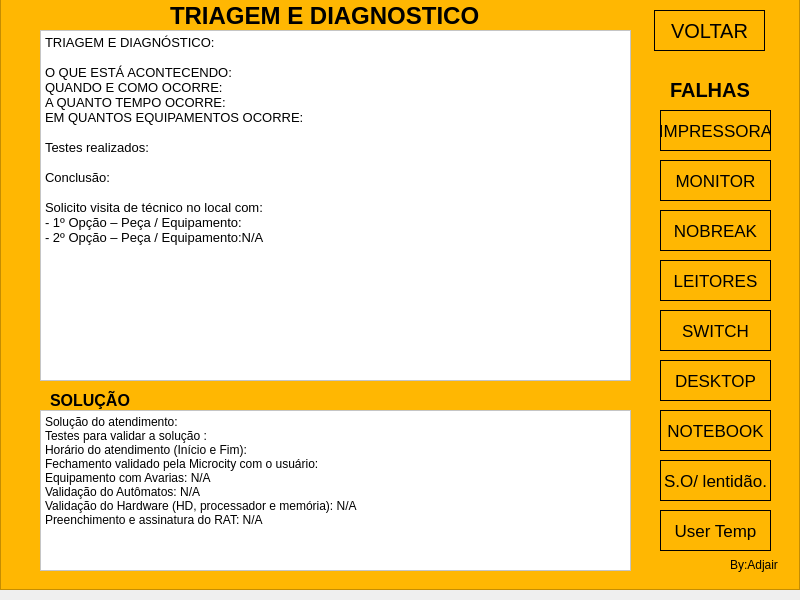
<?xml version="1.0" encoding="UTF-8"?>
<ui version="4.0">
 <class>telaRelatorioTriagem</class>
 <widget class="QMainWindow" name="telaRelatorioTriagem">
  <property name="geometry">
   <rect>
    <x>0</x>
    <y>0</y>
    <width>800</width>
    <height>600</height>
   </rect>
  </property>
  <property name="minimumSize">
   <size>
    <width>800</width>
    <height>600</height>
   </size>
  </property>
  <property name="maximumSize">
   <size>
    <width>800</width>
    <height>600</height>
   </size>
  </property>
  <property name="windowTitle">
   <string>MCTY_FACIL</string>
  </property>
  <widget class="QWidget" name="centralwidget">
   <widget class="QFrame" name="frame">
    <property name="geometry">
     <rect>
      <x>0</x>
      <y>-10</y>
      <width>800</width>
      <height>600</height>
     </rect>
    </property>
    <property name="minimumSize">
     <size>
      <width>800</width>
      <height>600</height>
     </size>
    </property>
    <property name="maximumSize">
     <size>
      <width>800</width>
      <height>280</height>
     </size>
    </property>
    <property name="styleSheet">
     <string notr="true">background-color:rgb(255, 183, 2)</string>
    </property>
    <property name="frameShape">
     <enum>QFrame::StyledPanel</enum>
    </property>
    <property name="frameShadow">
     <enum>QFrame::Raised</enum>
    </property>
    <widget class="QPushButton" name="btn_voltar">
     <property name="geometry">
      <rect>
       <x>654</x>
       <y>20</y>
       <width>111</width>
       <height>41</height>
      </rect>
     </property>
     <property name="font">
      <font>
       <pointsize>15</pointsize>
      </font>
     </property>
     <property name="styleSheet">
      <string notr="true">border:1px solid rgb(0,0,0)</string>
     </property>
     <property name="text">
      <string>VOLTAR</string>
     </property>
    </widget>
    <widget class="QPushButton" name="btn_usuariotemp">
     <property name="geometry">
      <rect>
       <x>660</x>
       <y>520</y>
       <width>111</width>
       <height>41</height>
      </rect>
     </property>
     <property name="font">
      <font>
       <pointsize>13</pointsize>
       <kerning>true</kerning>
      </font>
     </property>
     <property name="styleSheet">
      <string notr="true">border:1px solid rgb(0,0,0)</string>
     </property>
     <property name="text">
      <string>User Temp</string>
     </property>
    </widget>
    <widget class="QLabel" name="label">
     <property name="geometry">
      <rect>
       <x>170</x>
       <y>0</y>
       <width>371</width>
       <height>51</height>
      </rect>
     </property>
     <property name="font">
      <font>
       <pointsize>18</pointsize>
       <weight>75</weight>
       <bold>true</bold>
      </font>
     </property>
     <property name="styleSheet">
      <string notr="true">color:rgb(0,0,0)</string>
     </property>
     <property name="text">
      <string>TRIAGEM E DIAGNOSTICO</string>
     </property>
    </widget>
    <widget class="QLabel" name="label_2">
     <property name="geometry">
      <rect>
       <x>730</x>
       <y>565</y>
       <width>61</width>
       <height>20</height>
      </rect>
     </property>
     <property name="font">
      <font>
       <pointsize>9</pointsize>
      </font>
     </property>
     <property name="text">
      <string>By:Adjair</string>
     </property>
    </widget>
    <widget class="QTextEdit" name="textodiagnostico">
     <property name="geometry">
      <rect>
       <x>40</x>
       <y>40</y>
       <width>591</width>
       <height>351</height>
      </rect>
     </property>
     <property name="font">
      <font>
       <pointsize>10</pointsize>
      </font>
     </property>
     <property name="styleSheet">
      <string notr="true">background-color: rgb(255, 255, 255);</string>
     </property>
     <property name="html">
      <string>&lt;!DOCTYPE HTML PUBLIC &quot;-//W3C//DTD HTML 4.0//EN&quot; &quot;http://www.w3.org/TR/REC-html40/strict.dtd&quot;&gt;
&lt;html&gt;&lt;head&gt;&lt;meta name=&quot;qrichtext&quot; content=&quot;1&quot; /&gt;&lt;style type=&quot;text/css&quot;&gt;
p, li { white-space: pre-wrap; }
&lt;/style&gt;&lt;/head&gt;&lt;body style=&quot; font-family:'MS Shell Dlg 2'; font-size:10pt; font-weight:400; font-style:normal;&quot;&gt;
&lt;p style=&quot; margin-top:0px; margin-bottom:0px; margin-left:0px; margin-right:0px; -qt-block-indent:0; text-indent:0px;&quot;&gt;TRIAGEM E DIAGNÓSTICO:&lt;/p&gt;
&lt;p style=&quot;-qt-paragraph-type:empty; margin-top:0px; margin-bottom:0px; margin-left:0px; margin-right:0px; -qt-block-indent:0; text-indent:0px;&quot;&gt;&lt;br /&gt;&lt;/p&gt;
&lt;p style=&quot; margin-top:0px; margin-bottom:0px; margin-left:0px; margin-right:0px; -qt-block-indent:0; text-indent:0px;&quot;&gt;O QUE ESTÁ ACONTECENDO: &lt;/p&gt;
&lt;p style=&quot; margin-top:0px; margin-bottom:0px; margin-left:0px; margin-right:0px; -qt-block-indent:0; text-indent:0px;&quot;&gt;QUANDO E COMO OCORRE: &lt;/p&gt;
&lt;p style=&quot; margin-top:0px; margin-bottom:0px; margin-left:0px; margin-right:0px; -qt-block-indent:0; text-indent:0px;&quot;&gt;A QUANTO TEMPO OCORRE: &lt;/p&gt;
&lt;p style=&quot; margin-top:0px; margin-bottom:0px; margin-left:0px; margin-right:0px; -qt-block-indent:0; text-indent:0px;&quot;&gt;EM QUANTOS EQUIPAMENTOS OCORRE: &lt;/p&gt;
&lt;p style=&quot;-qt-paragraph-type:empty; margin-top:0px; margin-bottom:0px; margin-left:0px; margin-right:0px; -qt-block-indent:0; text-indent:0px;&quot;&gt;&lt;br /&gt;&lt;/p&gt;
&lt;p style=&quot; margin-top:0px; margin-bottom:0px; margin-left:0px; margin-right:0px; -qt-block-indent:0; text-indent:0px;&quot;&gt;Testes realizados: &lt;/p&gt;
&lt;p style=&quot;-qt-paragraph-type:empty; margin-top:0px; margin-bottom:0px; margin-left:0px; margin-right:0px; -qt-block-indent:0; text-indent:0px;&quot;&gt;&lt;br /&gt;&lt;/p&gt;
&lt;p style=&quot; margin-top:0px; margin-bottom:0px; margin-left:0px; margin-right:0px; -qt-block-indent:0; text-indent:0px;&quot;&gt;Conclusão: &lt;/p&gt;
&lt;p style=&quot;-qt-paragraph-type:empty; margin-top:0px; margin-bottom:0px; margin-left:0px; margin-right:0px; -qt-block-indent:0; text-indent:0px;&quot;&gt;&lt;br /&gt;&lt;/p&gt;
&lt;p style=&quot; margin-top:0px; margin-bottom:0px; margin-left:0px; margin-right:0px; -qt-block-indent:0; text-indent:0px;&quot;&gt;Solicito visita de técnico no local com:&lt;/p&gt;
&lt;p style=&quot; margin-top:0px; margin-bottom:0px; margin-left:0px; margin-right:0px; -qt-block-indent:0; text-indent:0px;&quot;&gt;- 1º Opção – Peça / Equipamento: &lt;/p&gt;
&lt;p style=&quot; margin-top:0px; margin-bottom:0px; margin-left:0px; margin-right:0px; -qt-block-indent:0; text-indent:0px;&quot;&gt;- 2º Opção – Peça / Equipamento:N/A&lt;/p&gt;
&lt;p style=&quot;-qt-paragraph-type:empty; margin-top:0px; margin-bottom:0px; margin-left:0px; margin-right:0px; -qt-block-indent:0; text-indent:0px; font-size:8.25pt;&quot;&gt;&lt;br /&gt;&lt;/p&gt;&lt;/body&gt;&lt;/html&gt;</string>
     </property>
    </widget>
    <widget class="QPushButton" name="btn_impressora">
     <property name="geometry">
      <rect>
       <x>660</x>
       <y>120</y>
       <width>111</width>
       <height>41</height>
      </rect>
     </property>
     <property name="font">
      <font>
       <pointsize>13</pointsize>
      </font>
     </property>
     <property name="styleSheet">
      <string notr="true">border:1px solid rgb(0,0,0)</string>
     </property>
     <property name="text">
      <string>IMPRESSORA</string>
     </property>
    </widget>
    <widget class="QPushButton" name="btn_monitor">
     <property name="geometry">
      <rect>
       <x>660</x>
       <y>170</y>
       <width>111</width>
       <height>41</height>
      </rect>
     </property>
     <property name="font">
      <font>
       <pointsize>13</pointsize>
      </font>
     </property>
     <property name="styleSheet">
      <string notr="true">border:1px solid rgb(0,0,0)</string>
     </property>
     <property name="text">
      <string>MONITOR</string>
     </property>
    </widget>
    <widget class="QPushButton" name="btn_nobreak">
     <property name="geometry">
      <rect>
       <x>660</x>
       <y>220</y>
       <width>111</width>
       <height>41</height>
      </rect>
     </property>
     <property name="font">
      <font>
       <pointsize>13</pointsize>
      </font>
     </property>
     <property name="styleSheet">
      <string notr="true">border:1px solid rgb(0,0,0)</string>
     </property>
     <property name="text">
      <string>NOBREAK</string>
     </property>
    </widget>
    <widget class="QPushButton" name="btn_leitores">
     <property name="geometry">
      <rect>
       <x>660</x>
       <y>270</y>
       <width>111</width>
       <height>41</height>
      </rect>
     </property>
     <property name="font">
      <font>
       <pointsize>13</pointsize>
      </font>
     </property>
     <property name="styleSheet">
      <string notr="true">border:1px solid rgb(0,0,0)</string>
     </property>
     <property name="text">
      <string>LEITORES</string>
     </property>
    </widget>
    <widget class="QPushButton" name="btn_switch">
     <property name="geometry">
      <rect>
       <x>660</x>
       <y>320</y>
       <width>111</width>
       <height>41</height>
      </rect>
     </property>
     <property name="font">
      <font>
       <pointsize>13</pointsize>
      </font>
     </property>
     <property name="styleSheet">
      <string notr="true">border:1px solid rgb(0,0,0)</string>
     </property>
     <property name="text">
      <string>SWITCH</string>
     </property>
    </widget>
    <widget class="QPushButton" name="btn_desktop">
     <property name="geometry">
      <rect>
       <x>660</x>
       <y>370</y>
       <width>111</width>
       <height>41</height>
      </rect>
     </property>
     <property name="font">
      <font>
       <pointsize>13</pointsize>
      </font>
     </property>
     <property name="styleSheet">
      <string notr="true">border:1px solid rgb(0,0,0)</string>
     </property>
     <property name="text">
      <string>DESKTOP</string>
     </property>
    </widget>
    <widget class="QPushButton" name="btn_notebook">
     <property name="geometry">
      <rect>
       <x>660</x>
       <y>420</y>
       <width>111</width>
       <height>41</height>
      </rect>
     </property>
     <property name="font">
      <font>
       <pointsize>13</pointsize>
      </font>
     </property>
     <property name="styleSheet">
      <string notr="true">border:1px solid rgb(0,0,0)</string>
     </property>
     <property name="text">
      <string>NOTEBOOK</string>
     </property>
    </widget>
    <widget class="QPushButton" name="btn_so">
     <property name="geometry">
      <rect>
       <x>660</x>
       <y>470</y>
       <width>111</width>
       <height>41</height>
      </rect>
     </property>
     <property name="font">
      <font>
       <pointsize>13</pointsize>
      </font>
     </property>
     <property name="styleSheet">
      <string notr="true">border:1px solid rgb(0,0,0)</string>
     </property>
     <property name="text">
      <string>S.O/ lentidão.</string>
     </property>
    </widget>
    <widget class="QLabel" name="label_3">
     <property name="geometry">
      <rect>
       <x>670</x>
       <y>90</y>
       <width>81</width>
       <height>20</height>
      </rect>
     </property>
     <property name="font">
      <font>
       <pointsize>15</pointsize>
       <weight>75</weight>
       <bold>true</bold>
      </font>
     </property>
     <property name="text">
      <string>FALHAS</string>
     </property>
    </widget>
    <widget class="QTextEdit" name="textEdit_4">
     <property name="geometry">
      <rect>
       <x>40</x>
       <y>420</y>
       <width>591</width>
       <height>161</height>
      </rect>
     </property>
     <property name="styleSheet">
      <string notr="true">background-color: rgb(255, 255, 255);</string>
     </property>
     <property name="html">
      <string>&lt;!DOCTYPE HTML PUBLIC &quot;-//W3C//DTD HTML 4.0//EN&quot; &quot;http://www.w3.org/TR/REC-html40/strict.dtd&quot;&gt;
&lt;html&gt;&lt;head&gt;&lt;meta name=&quot;qrichtext&quot; content=&quot;1&quot; /&gt;&lt;style type=&quot;text/css&quot;&gt;
p, li { white-space: pre-wrap; }
&lt;/style&gt;&lt;/head&gt;&lt;body style=&quot; font-family:'MS Shell Dlg 2'; font-size:8.25pt; font-weight:400; font-style:normal;&quot;&gt;
&lt;p style=&quot; margin-top:0px; margin-bottom:0px; margin-left:0px; margin-right:0px; -qt-block-indent:0; text-indent:0px;&quot;&gt;&lt;span style=&quot; font-size:9pt;&quot;&gt;Solução do atendimento:&lt;/span&gt;&lt;/p&gt;
&lt;p style=&quot; margin-top:0px; margin-bottom:0px; margin-left:0px; margin-right:0px; -qt-block-indent:0; text-indent:0px;&quot;&gt;&lt;span style=&quot; font-size:9pt;&quot;&gt;Testes para validar a solução : &lt;/span&gt;&lt;/p&gt;
&lt;p style=&quot; margin-top:0px; margin-bottom:0px; margin-left:0px; margin-right:0px; -qt-block-indent:0; text-indent:0px;&quot;&gt;&lt;span style=&quot; font-size:9pt;&quot;&gt;Horário do atendimento (Início e Fim): &lt;/span&gt;&lt;/p&gt;
&lt;p style=&quot; margin-top:0px; margin-bottom:0px; margin-left:0px; margin-right:0px; -qt-block-indent:0; text-indent:0px;&quot;&gt;&lt;span style=&quot; font-size:9pt;&quot;&gt;Fechamento validado pela Microcity com o usuário:&lt;/span&gt;&lt;/p&gt;
&lt;p style=&quot; margin-top:0px; margin-bottom:0px; margin-left:0px; margin-right:0px; -qt-block-indent:0; text-indent:0px;&quot;&gt;&lt;span style=&quot; font-size:9pt;&quot;&gt;Equipamento com Avarias: N/A&lt;/span&gt;&lt;/p&gt;
&lt;p style=&quot; margin-top:0px; margin-bottom:0px; margin-left:0px; margin-right:0px; -qt-block-indent:0; text-indent:0px;&quot;&gt;&lt;span style=&quot; font-size:9pt;&quot;&gt;Validação do Autômatos: N/A&lt;/span&gt;&lt;/p&gt;
&lt;p style=&quot; margin-top:0px; margin-bottom:0px; margin-left:0px; margin-right:0px; -qt-block-indent:0; text-indent:0px;&quot;&gt;&lt;span style=&quot; font-size:9pt;&quot;&gt;Validação do Hardware (HD, processador e memória): N/A&lt;/span&gt;&lt;/p&gt;
&lt;p style=&quot; margin-top:0px; margin-bottom:0px; margin-left:0px; margin-right:0px; -qt-block-indent:0; text-indent:0px;&quot;&gt;&lt;span style=&quot; font-size:9pt;&quot;&gt;Preenchimento e assinatura do RAT: N/A&lt;/span&gt;&lt;/p&gt;&lt;/body&gt;&lt;/html&gt;</string>
     </property>
    </widget>
    <widget class="QLabel" name="label_5">
     <property name="geometry">
      <rect>
       <x>50</x>
       <y>400</y>
       <width>211</width>
       <height>21</height>
      </rect>
     </property>
     <property name="font">
      <font>
       <pointsize>12</pointsize>
       <weight>75</weight>
       <bold>true</bold>
      </font>
     </property>
     <property name="text">
      <string>SOLUÇÃO</string>
     </property>
    </widget>
    <zorder>label_5</zorder>
    <zorder>label_2</zorder>
    <zorder>btn_voltar</zorder>
    <zorder>btn_usuariotemp</zorder>
    <zorder>label</zorder>
    <zorder>textodiagnostico</zorder>
    <zorder>btn_impressora</zorder>
    <zorder>btn_monitor</zorder>
    <zorder>btn_nobreak</zorder>
    <zorder>btn_leitores</zorder>
    <zorder>btn_switch</zorder>
    <zorder>btn_desktop</zorder>
    <zorder>btn_notebook</zorder>
    <zorder>btn_so</zorder>
    <zorder>label_3</zorder>
    <zorder>textEdit_4</zorder>
   </widget>
  </widget>
  <widget class="QMenuBar" name="menubar">
   <property name="geometry">
    <rect>
     <x>0</x>
     <y>0</y>
     <width>800</width>
     <height>21</height>
    </rect>
   </property>
  </widget>
 </widget>
 <resources>
  <include location="imagem microcity/imagens.qrc"/>
 </resources>
 <connections/>
</ui>
